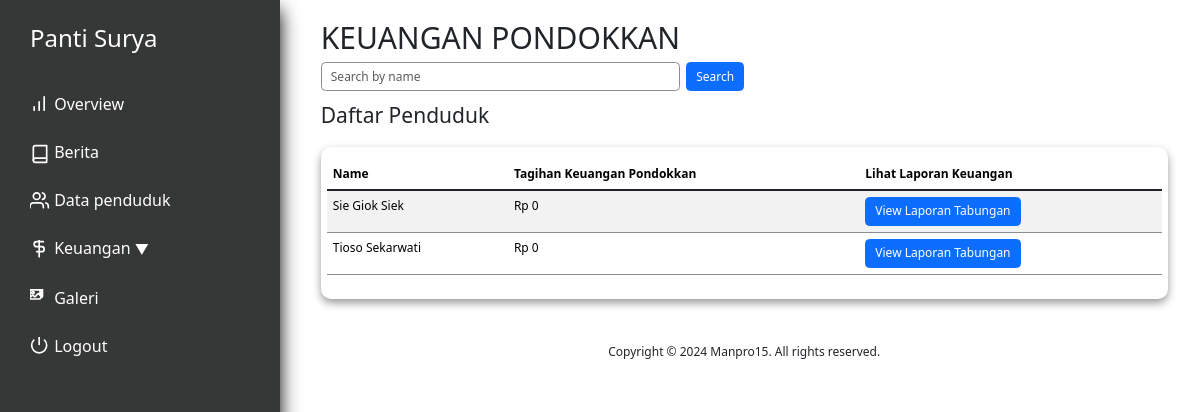
Before: /keuangan_pondokkan.php (signed in) with the older database file.
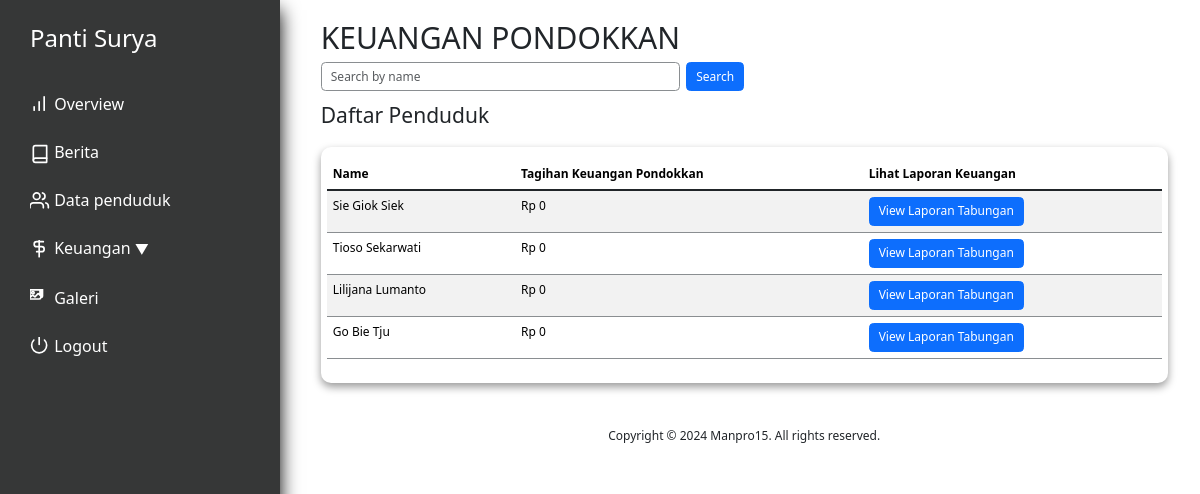
After: the same page with the newer database file.
### tables this page shows
CREATE TABLE `penduduk` (
  `id` int(11) NOT NULL,
  `nama` varchar(250) NOT NULL,
  `alamat` varchar(100) NOT NULL,
  `tanggal_masuk` date DEFAULT NULL,
  `keuangan_pondokkan` int(11) NOT NULL,
  `keuangan_tabungan` int(11) NOT NULL,
  `keuangan_obat` int(11) NOT NULL,
  `keuangan_total` int(11) NOT NULL,
  `profile_picture` varchar(100) NOT NULL,
  `KTP` varchar(100) DEFAULT NULL,
  `KK` varchar(100) DEFAULT NULL,
  `BPJS` varchar(100) DEFAULT NULL,
  `deposit` int(11) DEFAULT NULL,
  `status` tinyint(1) NOT NULL DEFAULT 0,
  `tempat_lahir` varchar(100) NOT NULL DEFAULT '',
  `agama` varchar(15) NOT NULL DEFAULT ' ',
  `tanggal_lahir` date DEFAULT NULL,
  `nomor_induk` int(11) NOT NULL DEFAULT 0
);

### utils.php (called while the page is built, shortened)
<?php
class myDB
{
    private $host = "localhost";
    private $username = "root";
    private $password = "";
    private $database = "pantisurya";
    private $db;
    function __construct()
    {
        if ($this->db == null) {
            try {
                $this->db = new PDO("mysql:host=$this->host;dbname=$this->database", $this->username, $this->password);
                $this->db->setAttribute(PDO::ATTR_ERRMODE, PDO::ERRMODE_EXCEPTION);
            } catch (PDOException $e) {
                echo "Connection failed: " . $e->getMessage();
            }
        }
    }
    function getAllPenduduk()
    {
        $query = "SELECT * FROM penduduk WHERE status=0";
        $res = $this->db->prepare($query);
        $res->execute();
        return $res;
    }
    function formatRupiah($number) {
        return 'Rp ' . number_format($number, 0, ',', '.');
    }
}

### keuangan_pondokkan.php (the view, shortened to what this page needs)
<?php
require 'utils.php';
$db = new myDB();
$stmt_all_residents = $db->getAllPenduduk();
$residents = $stmt_all_residents->fetchAll(PDO::FETCH_ASSOC);
?>
<!DOCTYPE html>
<html lang="en">
<head>
    <?php include "layout/stylejquerynbs5.php" ?>
    <link rel="stylesheet" href="layout/indexstyle.css">
    <link rel="stylesheet" href="layout/styledatasiswa.css">
</head>
<body>
    <div class="app">
        <div class="dashboard">
            <?php include 'nav.php'?>
            <div class="main">
                <div class="pad">
                    <h1>KEUANGAN PONDOKKAN</h1>
                    <div class="search-bar">
                        <form method="POST" class="d-flex">
                            <input type="text" name="search" placeholder="Search by name" id="search_by_name" class="form-control me-2">
                            <button type="submit" class="btn btn-primary">Search</button>
                        </form>
                    </div>
                    <div class="residents-table">
                        <h3 style="padding: 1rem; padding-left: 0;">Daftar Penduduk</h3>
                        <div class="content">
                            <table class="table table-hover table-striped" id="tabelPondokan">
                                <thead>
                                    <tr>
                                        <th>Name</th>
                                        <th>Tagihan Keuangan Pondokkan</th>
                                        <th>Lihat Laporan Keuangan</th>
                                    </tr>
                                </thead>
                                <tbody class="table-group-divider" id="tabelPondokanBody">
                                    <?php foreach($residents as $resident): ?>
                                    <tr>
                                        <td><?php echo $resident['nama']; ?></td>
                                        <td><?php echo $db->formatRupiah($resident['keuangan_pondokkan']); ?></td>
                                        <td><button onclick="window.location.href='laporanPondokkan.php?id=<?php echo $resident['id']; ?>'" class="btn btn-primary">View Laporan Tabungan</button></td>
                                    </tr>
                                    <?php endforeach; ?>
                                </tbody>
                            </table>
                        </div>
                    </div>
                    <?php include 'footer.php'?>
                </div>
            </div>
        </div>
    </div>
</body>
</html>

Changed rows visible on the page:
added penduduk: nama "Lilijana Lumanto", keuangan_pondokkan "Rp 0"
added penduduk: nama "Go Bie Tju", keuangan_pondokkan "Rp 0"
